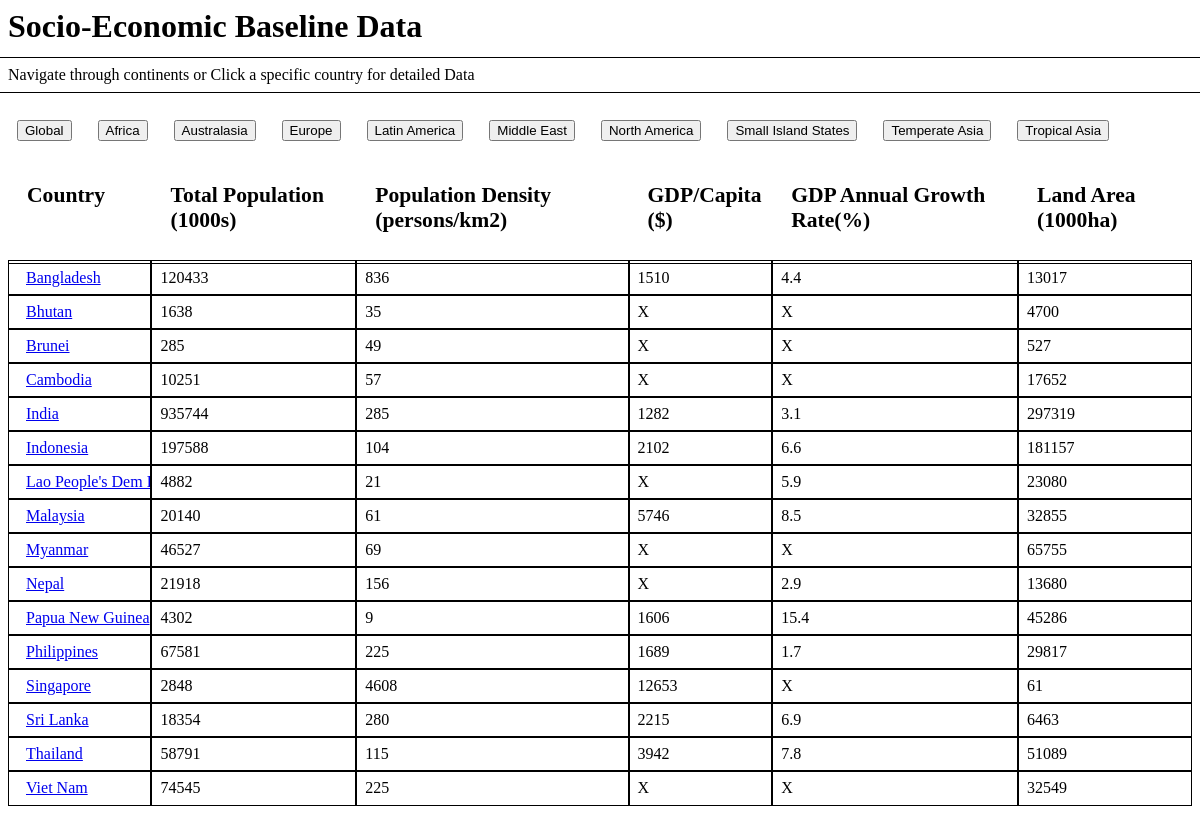
Before: /TropicalAsia with the older database file.
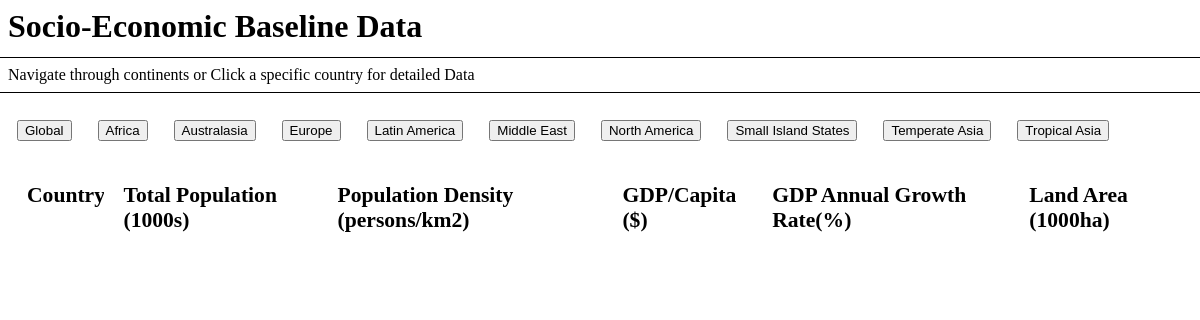
After: the same page with the newer database file.
### tables this page shows
CREATE TABLE TropicalAsia (Country TEXT, TotalPop TEXT, PopDens TEXT, GDP_Cap TEXT, GDP_Growth TEXT, LAND TEXT);

### socio_economic.py (the view)
@app.route('/TropicalAsia')
def tropicalasia():
  conn = sqlite3.connect('socio_economic_data.db')
  conn.row_factory = sqlite3.Row
  cur = conn.cursor()
  cur.execute("select * from TropicalAsia")
  rows = cur.fetchall()
  conn.close()
  return render_template('index.html', rows=rows)

### templates/index.html (shortened to what this page needs)
<html>
    <head>
    </head>
    <h1>Socio-Economic Baseline Data</h1>
    <p>Navigate through continents or Click a specific country for detailed Data</p>
    <h1>
    <a href="/" ><button>Global</button></a>
    <a href="/Africa" ><button>Africa</button></a>
    <a href="/Australasia" ><button>Australasia</button></a>
    <a href="/Europe" ><button>Europe</button></a>
    <a href="/LatinAmerica" ><button>Latin America</button></a>
    <a href="/MiddleEast" ><button>Middle East</button></a>
    <a href="/NorthAmerica" ><button>North America</button></a>
    <a href="/SmallIslandStates" ><button>Small Island States</button></a>
    <a href="/TemperateAsia" ><button>Temperate Asia</button></a>
    <a href="/TropicalAsia" ><button>Tropical Asia</button></a>
    </h1>
    <body>
        <div class="row">
            <div class="column">
                <h2>Country</h2>
                {% for row in rows %}
                <p><a href={{ url_for('show', Country= row['Country']) }}>{{row["Country"]}}</a></p>
                {% endfor %}
            </div>
            <div class="column">
                <h2>Total Population (1000s)</h2>
                {% for row in rows %}
                <p>{{ row["TotalPop"]}}</p>
                {% endfor %}
            </div>
            <div class="column">
                <h2>Population Density (persons/km2)</h2>
                {% for row in rows %}
                <p>{{ row["PopDens"]}}</p>
                {% endfor %}
            </div>
            <div class="column">
                <h2>GDP/Capita ($)</h2>
                {% for row in rows %}
                <p>{{ row["GDP_Cap"]}}</p>
                {% endfor %}
            </div>
            <div class="column">
                <h2>GDP Annual Growth Rate(%)</h2>
                {% for row in rows %}
                <p>{{ row["GDP_Growth"]}}</p>
                {% endfor %}
            </div>
            <div class="column">
                <h2>Land Area (1000ha)</h2>
                {% for row in rows %}
                <p>{{ row["LAND"]}}</p>
                {% endfor %}
            </div>
        </div>
    </body>
</html>

Changed rows visible on the page:
removed TropicalAsia: Country "Bangladesh", TotalPop "120433", PopDens "836", GDP_Cap "1510", GDP_Growth "4.4", LAND "13017"
removed TropicalAsia: Country "Bhutan", TotalPop "1638", PopDens "35", GDP_Cap "X", GDP_Growth "X", LAND "4700"
removed TropicalAsia: Country "Brunei", TotalPop "285", PopDens "49", GDP_Cap "X", GDP_Growth "X", LAND "527"
removed TropicalAsia: Country "Cambodia", TotalPop "10251", PopDens "57", GDP_Cap "X", GDP_Growth "X", LAND "17652"
removed TropicalAsia: Country "India", TotalPop "935744", PopDens "285", GDP_Cap "1282", GDP_Growth "3.1", LAND "297319"
removed TropicalAsia: Country "Indonesia", TotalPop "197588", PopDens "104", GDP_Cap "2102", GDP_Growth "6.6", LAND "181157"
removed TropicalAsia: Country "Lao People's Dem…", TotalPop "4882", PopDens "21", GDP_Cap "X", GDP_Growth "5.9", LAND "23080"
removed TropicalAsia: Country "Malaysia", TotalPop "20140", PopDens "61", GDP_Cap "5746", GDP_Growth "8.5", LAND "32855"
removed TropicalAsia: Country "Myanmar", TotalPop "46527", PopDens "69", GDP_Cap "X", GDP_Growth "X", LAND "65755"
removed TropicalAsia: Country "Nepal", TotalPop "21918", PopDens "156", GDP_Cap "X", GDP_Growth "2.9", LAND "13680"
removed TropicalAsia: Country "Papua New Guinea", TotalPop "4302", PopDens "9", GDP_Cap "1606", GDP_Growth "15.4", LAND "45286"
removed TropicalAsia: Country "Philippines", TotalPop "67581", PopDens "225", GDP_Cap "1689", GDP_Growth "1.7", LAND "29817"
removed TropicalAsia: Country "Singapore", TotalPop "2848", PopDens "4608", GDP_Cap "12653", GDP_Growth "X", LAND "61"
removed TropicalAsia: Country "Sri Lanka", TotalPop "18354", PopDens "280", GDP_Cap "2215", GDP_Growth "6.9", LAND "6463"
removed TropicalAsia: Country "Thailand", TotalPop "58791", PopDens "115", GDP_Cap "3942", GDP_Growth "7.8", LAND "51089"
removed TropicalAsia: Country "Viet Nam", TotalPop "74545", PopDens "225", GDP_Cap "X", GDP_Growth "X", LAND "32549"
